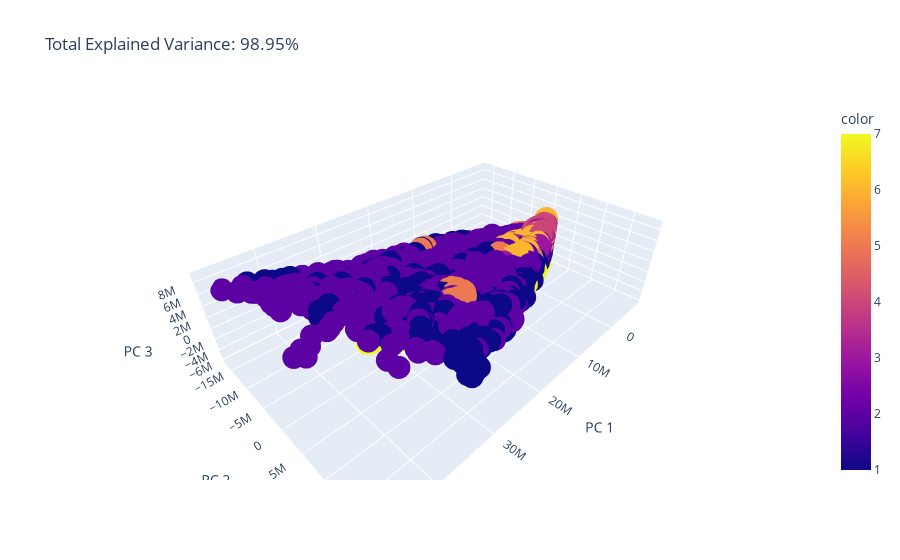

Notebook code for this chart:
### Code cell
# First we will observe with a 3D Diagram the first three PCAs
from sklearn.decomposition import PCA
import plotly.express as px

pca = PCA(n_components=3)
components = pca.fit_transform(X_train_new)

total_var = pca.explained_variance_ratio_.sum() * 100

fig = px.scatter_3d(
    components, x=0, y=1, z=2, color=y_train_new['Cover_Type'],
    title=f'Total Explained Variance: {total_var:.2f}%',
    labels={'0': 'PC 1', '1': 'PC 2', '2': 'PC 3'}
)
fig.show()

### Figure 1 — Plotly figure (JSON) as saved in the notebook; plotly's stock layout.template omitted (floating-point values rounded to 4 significant figures; data arrays with more than 128 entries replaced by an {"elided": "..."} marker saying what was removed)
{"data": [{"hovertemplate": "PC 1=%{x}<br>PC 2=%{y}<br>PC 3=%{z}<br>color=%{marker.color}<extra></extra>", "legendgroup": "", "marker": {"color": {"elided": "12096 int values"}, "coloraxis": "coloraxis", "symbol": "circle"}, "mode": "markers", "name": "", "scene": "scene", "showlegend": false, "type": "scatter3d", "x": {"elided": "12096 float values"}, "y": {"elided": "12096 float values"}, "z": {"elided": "12096 float values"}}], "layout": {"coloraxis": {"colorbar": {"title": {"text": "color"}}, "colorscale": [[0, "#0d0887"], [0.1111, "#46039f"], [0.2222, "#7201a8"], [0.3333, "#9c179e"], [0.4444, "#bd3786"], [0.5556, "#d8576b"], [0.6667, "#ed7953"], [0.7778, "#fb9f3a"], [0.8889, "#fdca26"], [1, "#f0f921"]]}, "legend": {"tracegroupgap": 0}, "scene": {"domain": {"x": [0, 1], "y": [0, 1]}, "xaxis": {"title": {"text": "PC 1"}}, "yaxis": {"title": {"text": "PC 2"}}, "zaxis": {"title": {"text": "PC 3"}}}, "title": {"text": "Total Explained Variance: 98.95%"}}}
